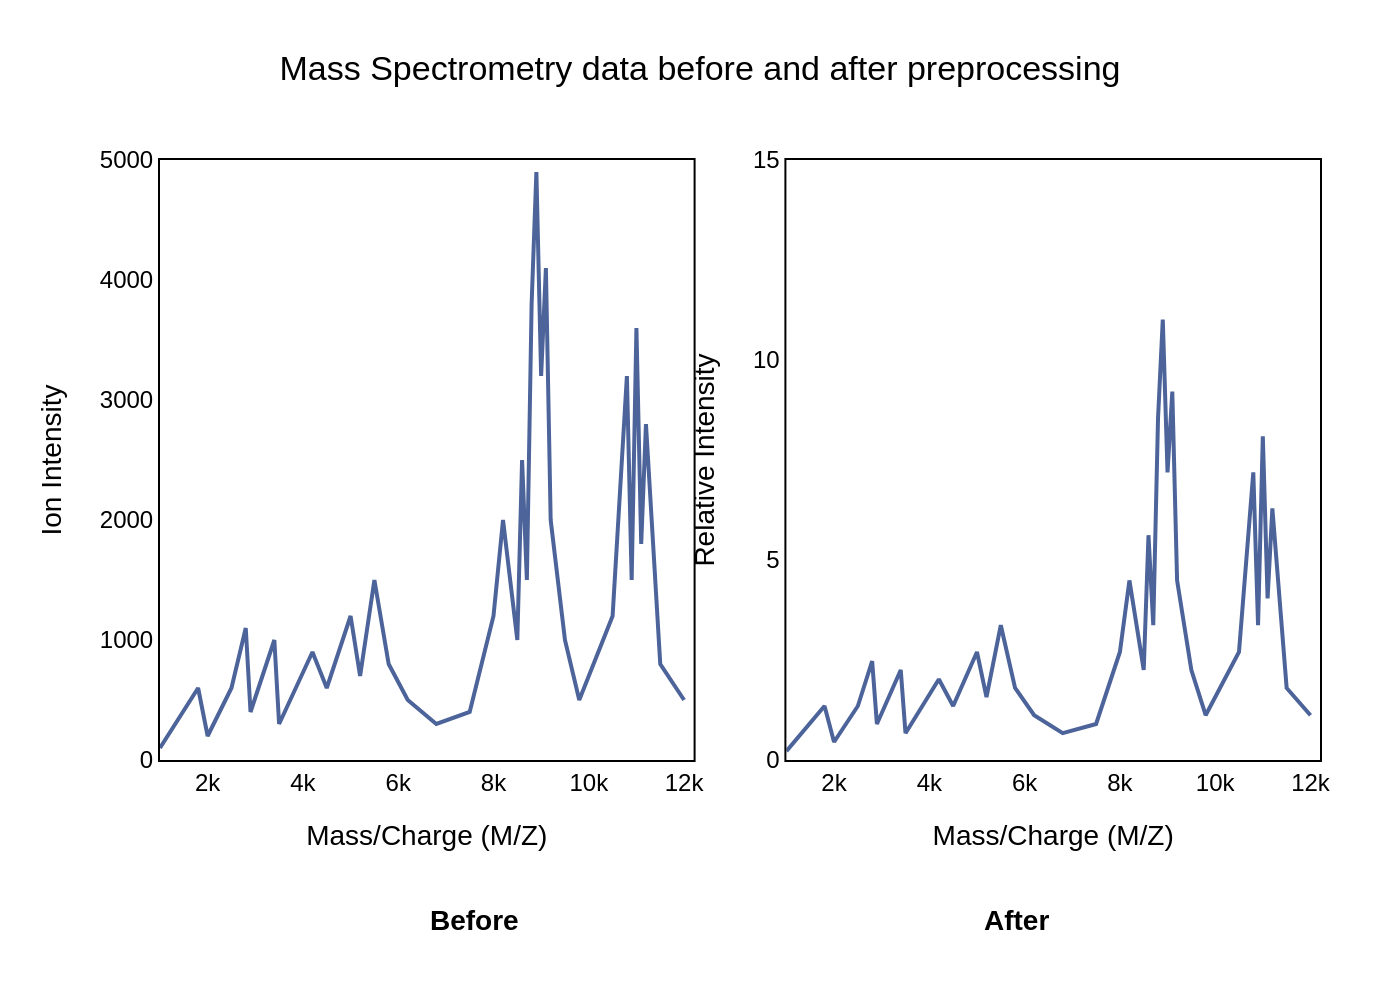

The script that drew this image:
import sys
import json
import os
import plotly.graph_objects as go
from plotly.subplots import make_subplots

if len(sys.argv) != 2:
    print("Usage: python <script_name>.py <json_file_path>")
    sys.exit(1)

json_file_path = sys.argv[1]

try:
    with open(json_file_path, 'r', encoding='utf-8') as f:
        chart_config = json.load(f)
except FileNotFoundError:
    print(f"Error: File not found at {json_file_path}")
    sys.exit(1)
except json.JSONDecodeError:
    print(f"Error: Invalid JSON format in {json_file_path}")
    sys.exit(1)

data = chart_config['chart_data']
texts = chart_config['texts']
colors = chart_config['colors']

fig = make_subplots(rows=1, cols=2, horizontal_spacing=0.08)

fig.add_trace(go.Scatter(
    x=data[0]['x_values'],
    y=data[0]['y_values'],
    mode='lines',
    line=dict(color=colors['line_color']),
    name=data[0]['name']
), row=1, col=1)

fig.add_trace(go.Scatter(
    x=data[1]['x_values'],
    y=data[1]['y_values'],
    mode='lines',
    line=dict(color=colors['line_color']),
    name=data[1]['name']
), row=1, col=2)

fig.update_xaxes(
    title_text=texts['subplots'][0]['x_axis_title'],
    row=1, col=1,
    range=[1000, 12200],
    tickmode='linear',
    tick0=2000,
    dtick=2000,
    showline=True, linewidth=1, linecolor='black', mirror=True,
    gridcolor='white'
)
fig.update_yaxes(
    title_text=texts['subplots'][0]['y_axis_title'],
    row=1, col=1,
    range=[0, 5000],
    showline=True, linewidth=1, linecolor='black', mirror=True,
    gridcolor='white'
)

fig.update_xaxes(
    title_text=texts['subplots'][1]['x_axis_title'],
    row=1, col=2,
    range=[1000, 12200],
    tickmode='linear',
    tick0=2000,
    dtick=2000,
    showline=True, linewidth=1, linecolor='black', mirror=True,
    gridcolor='white'
)
fig.update_yaxes(
    title_text=texts['subplots'][1]['y_axis_title'],
    row=1, col=2,
    range=[0, 15],
    tickmode='linear',
    tick0=0,
    dtick=5,
    showline=True, linewidth=1, linecolor='black', mirror=True,
    gridcolor='white'
)

fig.update_layout(
    font=dict(family="Arial", size=12, color="black"),
    title_text=texts.get('main_title'),
    title_x=0.5,
    showlegend=False,
    plot_bgcolor='white',
    paper_bgcolor='white',
    margin=dict(l=80, r=40, b=120, t=80),
    height=450,
    width=1000
)

fig.add_annotation(
    text=f"<b>{texts['subplots'][0]['title']}</b>",
    xref="paper", yref="paper",
    x=0.23, y=-0.3,
    showarrow=False,
    font=dict(family="Arial", size=14, color="black")
)

fig.add_annotation(
    text=f"<b>{texts['subplots'][1]['title']}</b>",
    xref="paper", yref="paper",
    x=0.77, y=-0.3,
    showarrow=False,
    font=dict(family="Arial", size=14, color="black")
)

base_filename = os.path.splitext(os.path.basename(json_file_path))[0]
output_filename = f"{base_filename}.png"

fig.write_image(output_filename, scale=2)

print(f"Chart saved to {output_filename}")
